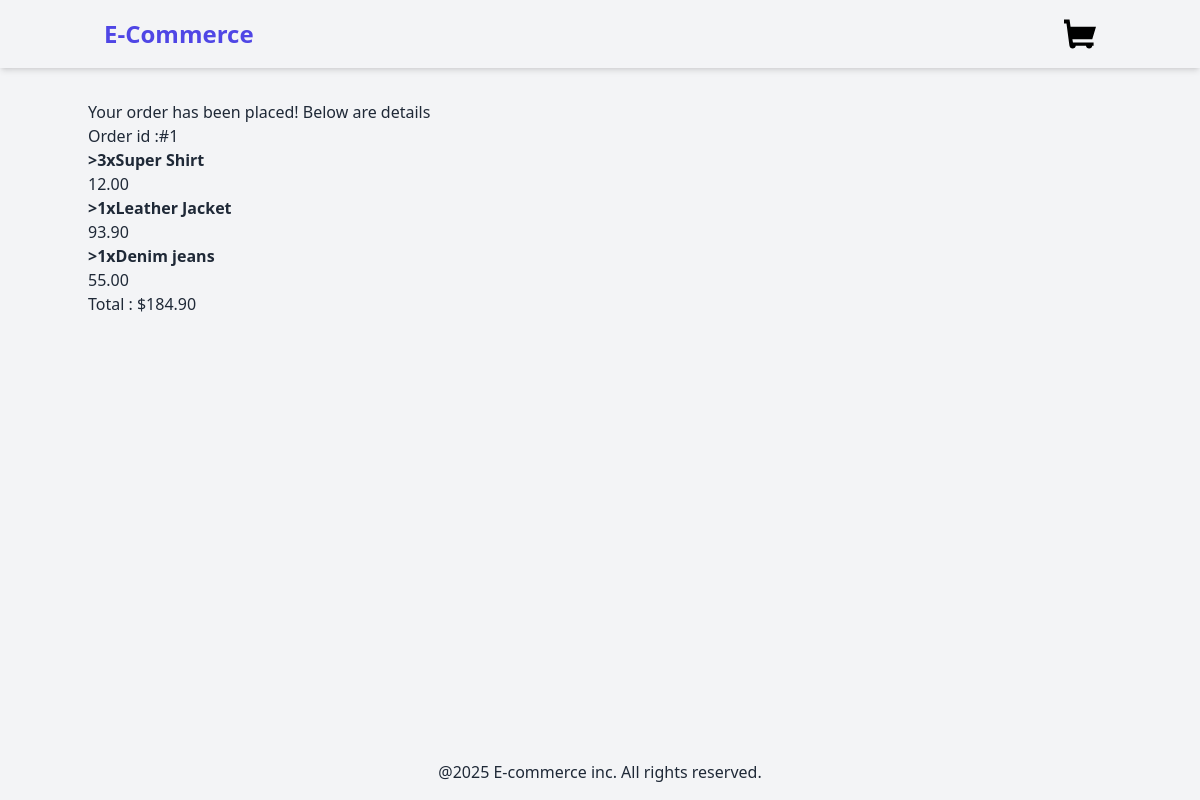
The page /orders/confirmation/1 on the database its author committed.
### orders/models.py (models this page shows)
class  Orders(models.Model):
    full_name    =   models.CharField(max_length=250)
    email        =   models.EmailField(unique=False)
    address      =   models.CharField(max_length=250)
    created_at   =   models.DateTimeField(auto_now_add=True)
    updated_at   =   models.DateTimeField(auto_now=True)
    paid         =   models.BooleanField(default=False)
    def get_total_cost(self):
        return sum(item.get_cost() for item in self.items.all())

class OrderItem(models.Model):
    order   =   models.ForeignKey(Orders,on_delete=models.CASCADE,related_name='items')
    product =   models.ForeignKey(Product,on_delete=models.CASCADE)
    price   =   models.DecimalField(max_digits=10,decimal_places=2)
    quantity =  models.PositiveIntegerField(default=1)
    def get_cost(self):
        return self.price * self.quantity

### product/models.py (models this page shows, shortened)
class Product(models.Model):
    category    =   models.ForeignKey(Category,on_delete=models.CASCADE)
    name        =   models.CharField(max_length=250)
    slug        =   models.SlugField(max_length=250)
    description =   models.TextField(blank=True)
    price       =   models.DecimalField(max_digits=10,decimal_places=2)
    available   =   models.BooleanField(default=True)
    created     =   models.DateTimeField(auto_now_add=True)
    updated     =   models.DateTimeField(auto_now=True)
    image       =   models.ImageField(upload_to='media/images',blank=True,null=True)

### orders/views.py (the view)
# urls.py: path('confirmation/<int:order_id>',order_confirmation,name='order_confirmation')
def order_confirmation(request,order_id):
    order = get_object_or_404(Orders,id=order_id)
    context={
        'order':order
    }
    return render(request,'orders/order_confirmation.html',context)

### orders/templates/orders/order_confirmation.html
{% extends "base.html" %}
{% load static %}
{% block content %}
<h2>Your order has been placed! Below are details </h2>
<h3>Order id :#{{order.id}}</h3>
<ul>
    {% for item in order.items.all %}
    <li>
        <strong>>{{item.quantity}}x{{item.product.name}}</strong>
        <br>
        <span>{{item.price}}</span>
    </li>
    {% endfor %}
</ul>
        <p>Total : ${{order.get_total_cost}}</p>
{% endblock %}

### rows shown on the page
Orders: id "1", get_total_cost "184.90"
OrderItem: quantity "3", product.name "Super Shirt", price "12.00"
OrderItem: quantity "1", product.name "Leather Jacket", price "93.90"
OrderItem: quantity "1", product.name "Denim jeans", price "55.00"
